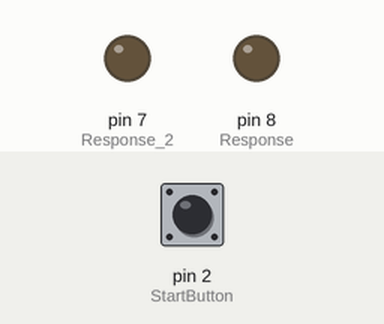
A sketch run on a simulated Arduino Uno, built with avr-gcc and run on an emulated ATmega328P. On the bench: output pins drawn as LEDs (lit = HIGH). Dashed ring = blinking. The test bench sets the inputs (shaded band); at power-on: pin 2 (StartButton) HIGH. What the sketch prints to the serial monitor is not drawn.

Above: at 1.2 s.
1.3 s: pin 2 (StartButton) pulled LOW for 0.15 s
At 2.15 s:
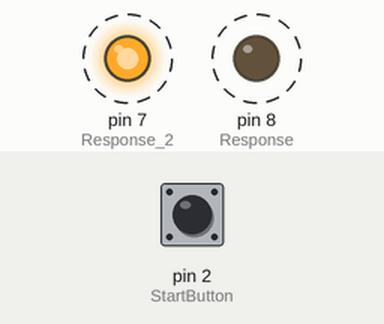
Timing chart, 0 to 10.4 s (numbered marks = the images above; inputs shaded):
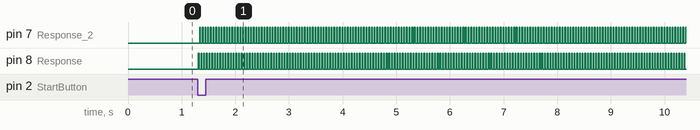

The sketch:

StandaloneArduino_SecondTest_TwoResponses.ino
```cpp
// (licence header left out)
int StartButton = 2;
int Response = 8;
int Response_2 = 7;

void setup()
{
  Serial.begin(9600);
  pinMode(StartButton, INPUT_PULLUP);
  pinMode(Response, OUTPUT);
  pinMode(Response_2, OUTPUT);
  digitalWrite(Response, LOW);
  digitalWrite(Response_2, LOW);
  Serial.println("Start");
}

void loop()
{
  if (digitalRead(StartButton) == LOW)
  {
    int i = 0;
    for(i = 1; i <= 10; i++)
    {
      int j = 0;
      for(j = 1; j <= 500; j++)
      {
        delay(12); // IRT
        digitalWrite(Response, HIGH);
        delay(13);  // Response duration
        digitalWrite(Response, LOW);

        delay(12); // IRT
        digitalWrite(Response_2, HIGH);
        delay(13);  // Response duration
        digitalWrite(Response_2, LOW);
      }
      delay(1000); // ITI
    }
    while(1)
    {
      Serial.println("End");
      delay(1000);
    }
  }
}
```

Measured:
- after the input at 1.3 s, pin 7 (Response_2), pin 8 (Response): alternates HIGH for 0.01 s and LOW for 0.04 s, starting at once
